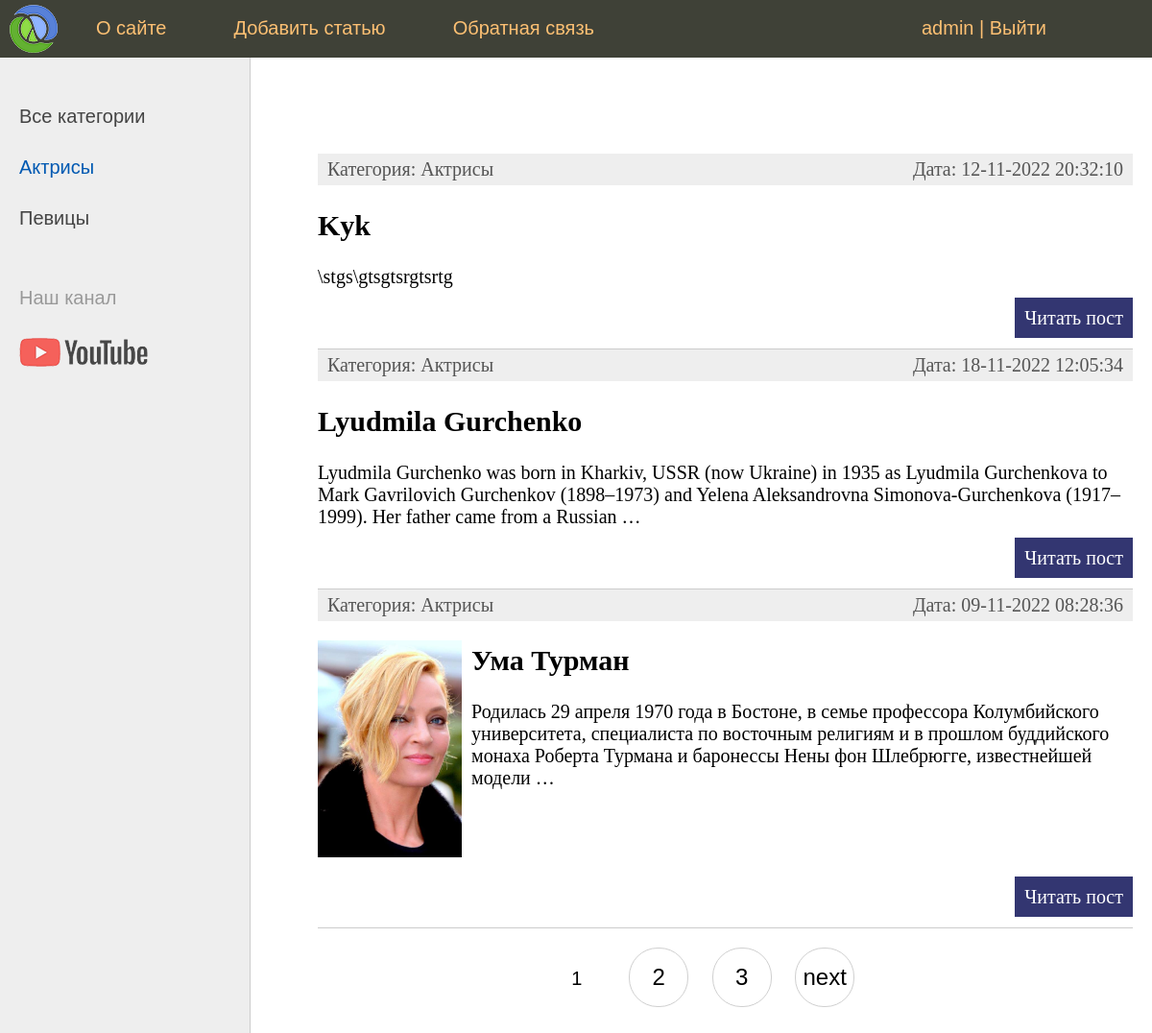
The app's page /category/aktrisy/ (signed in) with its own data.
### women/models.py (models this page shows, shortened)
class Category(models.Model):
    name = models.CharField(max_length=100, db_index=True, verbose_name="Категория")
    slug = models.SlugField(max_length=255, unique=True, db_index=True, verbose_name="URL")
    def __str__(self):
        return self.name
    def get_absolute_url(self):
        return reverse('category', kwargs={'cat_slug': self.slug})
    class Meta:
        verbose_name = 'Категория'
        verbose_name_plural = 'Категории'
        ordering = ['id']

class Women(models.Model):
    title = models.CharField(max_length=255, verbose_name="Заголовок")
    slug = models.SlugField(max_length=255, unique=True, db_index=True, verbose_name="URL")
    content = models.TextField(blank=True,verbose_name="Текст статьи")
    photo = models.ImageField(upload_to="photos/%Y/%m/%d/", verbose_name="Фото")
    time_create= models.DateTimeField(auto_now_add=True, verbose_name="Время создания")
    time_update= models.DateTimeField(auto_now=True, verbose_name="Время изменения")
    is_published = models.BooleanField(default=True, verbose_name="Публикация")
    cat = models.ForeignKey('Category', on_delete=models.PROTECT, verbose_name="Категории")
    def get_absolute_url(self):
        return reverse('post', kwargs={'post_slug': self.slug})
    class Meta:
        verbose_name = 'Известные женщины'
        verbose_name_plural = 'Известные женщины'
        ordering = ['-time_create', 'title']

### women/views.py (the view)
# urls.py: path('category/<slug:cat_slug>/', ShowCategory.as_view(), name='category')
class ShowCategory(DataMixin, ListView):
    posts = Women
    template_name = 'women/index.html'
    context_object_name = 'posts'
    allow_empty = False
    def get_context_data(self, *, object_list=None, **kwargs):
        context = super().get_context_data(**kwargs)
        c=Category.objects.get(slug = self.kwargs['cat_slug'])
        c_def = self.get_context(title='Категория - ' + str(c.name),
                                      cat_selected=c.pk)
        return dict(list(context.items()) + list(c_def.items()))
    def get_queryset(self):
        return Women.objects.filter(cat__slug = self.kwargs['cat_slug'], is_published= True).select_related('cat')

### women/utils.py (called while the page is built)
    def get_context(self,**kwargs):
        context=kwargs
        cats= Category.objects.all()
        context['menu']=menu
        context['cats']= cats
        if 'cat_selected' not in context:
            context['cat_selected']=0
        return context

### women/templates/women/index.html (shortened to what this page needs)
{% extends 'women/base.html' %}
{% block content %}
<ul class="list-articles">
	{% for p in posts %}
			<li><div class="article-panel">
         <p class="first">Категория: {{p.cat}}</p>
         <p class="last">Дата: {{p.time_update|date:"d-m-Y H:i:s"}}</p>
</div>
				{% if p.photo %}
         <p><img class="img-article-left thumb" src="{{p.photo.url}}"></p>
{% endif %}
				<h2>{{p.title}}</h2>
	{% autoescape on %}
	{{p.content|linebreaks|truncatewords:30}}
	{% endautoescape %}
			<p class="link-read-post"><a href="{{ p.get_absolute_url }}">Читать пост</a></p>
			</li>
	{% endfor %}
</ul>
{% endblock %}

### women/templates/women/base.html (shortened to what this page needs)
{% load static %}
{% load women_tags %}
<!DOCTYPE html>
<html>
<head>
	<link type="text/css" href="{% static 'women/css/style.css' %}" rel="stylesheet" />
</head>
<body>
<table class="table-page" border=0 cellpadding="0" cellspacing="0">
<tr><td valign=top>
{% block mainmenu %}
		<div class="header">
			<ul id="mainmenu" class="mainmenu">
                            <li class="logo"><a href="{% url 'home' %}"><div class="logo"></div></a></li>
                        {% for m in menu %}
                            <li><a href="{% url m.url_name %}">{{m.title}}</a></li>
                        {% endfor %}
                            <li class="last">
                                {% if request.user.is_authenticated %}
<li class="last"> {{user.username}} | <a href="{% url 'logout' %}">Выйти</a></li>
{% else %}
<li class="last"><a href="{% url 'register' %}">Регистрация</a> | <a href="{% url 'login' %}">Войти</a></li>
{% endif %}
                            </li>
                            </ul>
{% endblock mainmenu %}
<table class="table-content" border=0 cellpadding="0" cellspacing="0">
<tr>
	<td valign="top" class="left-chapters">
	<ul id="leftchapters">
		{% if cat_selected == 0 %}
                   <li class="selected">Все категории</li>
{% else %}
                   <li><a href="{% url 'home' %}">Все категории</a></li>
{% endif %}
{% for c in cats %}
         {% if c.pk == cat_selected %}
                   <li class="selected">{{c.name}}</li>
         {% else %}
                   <li><a href="{{ c.get_absolute_url }}">{{c.name}}</a></li>
         {% endif %}
{% endfor %}
		<li class="share">
		<p>Наш канал</p>
		<a class="share-yt" href="https://www.youtube.com/channel/UClJzWfGWuGJL2t-3dYKcHTA/playlists" target="_blank" rel="nofollow"></a>
		</li>
	</ul>
</td>
<td valign="top" class="content">
	<div class="content-text">
{% block content %} {% endblock %}
	</div>
<nav class="list-pages">
    <ul>
        {% for p in paginator.page_range %}
                   {% if page_obj.number == p %}
        <li class="page-num page-num-selected">{{ p }}</li>
                   {% elif p >= page_obj.number|add:-2 and p <= page_obj.number|add:2  %}
        <li class="page-num">
            <a href="?page={{ p }}" >{{ p }}</a>
        </li>
                   {% endif %}
        {% endfor %}
		{% if page_obj.has_next %}
<li class="page-num text-wrap">
         <a href="?page={{ page_obj.next_page_number }}">next</a>
</li>
{% endif %}
    </ul>
</nav>
</td></tr></table>
</td></tr>
</body>
</html>

### women/static/women/css/style.css (style rules this page uses)
html, body { font-family: 'Arial'; margin: 0; padding: 0; height: 100%; width: 100%; color: #444; }
a { color: #0059b2; text-decoration: none; }
img { max-width: 600px; height: auto; }
img.img-article-left { max-width: 300px; height: auto; float: left; padding: 0 10px 10px 0; }
img.img-article-left.thumb { max-width: 150px; height: auto; }
p.link-read-post { text-align: right; }
p.link-read-post a { padding: 10px; min-width: 100px; background: #333671; color: #fff; text-decoration: none; }
div.article-panel { background: #eee; padding: 5px 10px 5px 10px; box-sizing: border-box; overflow: hidden; color: #555; }
div.article-panel p.first { margin: 0; float: left; }
div.article-panel p.last { margin: 0; float: right; }
ul.list-articles { list-style: none; margin: 0; padding: 0; }
ul.list-articles li { border-bottom: 1px solid #ccc; }
.table-page { width: 100%; height: 100%; vertical-align: top; }
.table-page tr { height: 100%; }
.header { background: #3F4137; height: 60px; }
.logo { background: url('../images/logo.png') no-repeat 10px 5px; width: 70px; height: 60px; }
ul.mainmenu { list-style: none; margin: 0; padding: 0; height: 60px; color: #fdc073; font-size: 20px; overflow: hidden; }
ul.mainmenu li { float: left; margin: 18px 40px 0 30px; }
ul.mainmenu li.logo { margin: 0; }
ul.mainmenu li.last { float: right; }
ul.mainmenu li a { color: #fdc073; text-decoration: none; }
.table-content { width: 100%; min-height: 100%; height: 100%; }
.left-chapters { margin: 0; background: #eee; border-right: 1px solid #ccc; min-height: 100%; }
.left-chapters ul { width: 230px; min-height: 100%; margin: 0; padding: 20px 10px 10px 20px; list-style: none; font-size: 20px; }
.left-chapters ul li { margin: 30px 0 0 0; color: #999; }
.left-chapters ul li.selected { color: #0059b2; }
.left-chapters ul li a { color: #444; text-decoration: none; }
.left-chapters ul li.share { margin: 60px 0 0 0; }
.left-chapters ul li.share p { margin: 30px 0 30px 0; }
.left-chapters ul li.share a { display: inline-block; width: 40px; height: 40px; margin: 0 20px 0 0; }
.left-chapters ul li.share a.share-yt { width: 100%; height: 30px; background: url('../images/share_yt.png') no-repeat 0 0 }
.content { padding: 40px 20px 20px 40px; width: 100%; box-sizing: border-box; }
.content-text { margin: 60px 0 0 30px; color: #000; font-size: 20px; font-family: Yandex Sans Display Light; }
.list-pages { text-align: center; margin: 0 0 20px 0; }
.list-pages ul { margin: 20px 0 0 0; padding: 0; list-style: none; }
.list-pages ul li { display: inline-block; margin: 0 20px 0 0; }
.list-pages a { color: #000; font-size: 24px; text-decoration: none; }
.list-pages .page-num, .page-num-selected { display: inline-block; width: 60px; height: 44px; padding: 16px 0 0 0; border: 1px solid #d0d0d0; border-radius: 30px; }
.list-pages .page-num-selected { border: none; color: #000; font-size: 20px; }

### records on screen
Category: name "Актрисы"
Category: name "Певицы"
Women: cat "Актрисы", time_update "12-11-2022 20:32:10", title "Kyk", content "\\stgs\\gtsgtsrgtsrtg"
Women: cat "Актрисы", time_update "18-11-2022 12:05:34", title "Lyudmila Gurchenko", content "Lyudmila Gurchenko was born in Kharkiv, USSR (now Ukraine) in 1935 as Lyudmila Gurchenkova to Mark Gavrilovich Gurchenkov (1898–1973) and Yelena Aleksandrovna Simonova-Gurchenkova (1917–1999). Her father came from a Russian …"
Women: cat "Актрисы", time_update "09-11-2022 08:28:36", photo (picture), title "Ума Турман", content "Родилась 29 апреля 1970 года в Бостоне, в семье профессора Колумбийского университета, специалиста по восточным религиям и в прошлом буддийского монаха Роберта Турмана и баронессы Нены фон Шлебрюгге, известнейшей модели …"

### other values on screen
{{ m.title }} "О сайте" "Добавить статью" "Обратная связь"
{{ user.username }} "admin"
{{ p }} "1"
{{ p }} "2" "3"
